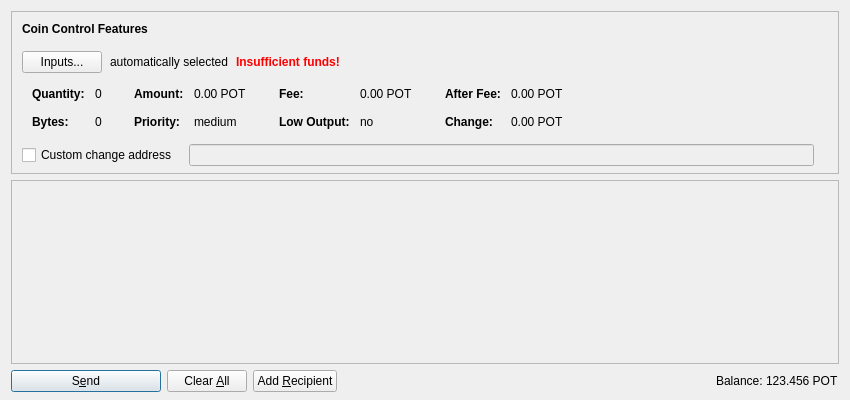
<?xml version="1.0" encoding="UTF-8"?>
<ui version="4.0">
 <class>SendCoinsDialog</class>
 <widget class="QDialog" name="SendCoinsDialog">
  <property name="geometry">
   <rect>
    <x>0</x>
    <y>0</y>
    <width>850</width>
    <height>400</height>
   </rect>
  </property>
  <property name="windowTitle">
   <string>Send Coins</string>
  </property>
  <layout class="QVBoxLayout" name="verticalLayout" stretch="0,1,0">
   <property name="bottomMargin">
    <number>8</number>
   </property>
   <item>
    <widget class="QFrame" name="frameCoinControl">
     <property name="sizePolicy">
      <sizepolicy hsizetype="Expanding" vsizetype="Expanding">
       <horstretch>0</horstretch>
       <verstretch>0</verstretch>
      </sizepolicy>
     </property>
     <property name="maximumSize">
      <size>
       <width>16777215</width>
       <height>16777215</height>
      </size>
     </property>
     <property name="frameShape">
      <enum>QFrame::StyledPanel</enum>
     </property>
     <property name="frameShadow">
      <enum>QFrame::Sunken</enum>
     </property>
     <layout class="QVBoxLayout" name="verticalLayoutCoinControl2">
      <property name="spacing">
       <number>0</number>
      </property>
      <property name="leftMargin">
       <number>0</number>
      </property>
      <property name="topMargin">
       <number>0</number>
      </property>
      <property name="rightMargin">
       <number>0</number>
      </property>
      <property name="bottomMargin">
       <number>6</number>
      </property>
      <item>
       <layout class="QVBoxLayout" name="verticalLayoutCoinControl" stretch="0,0,0,0,1">
        <property name="spacing">
         <number>0</number>
        </property>
        <property name="leftMargin">
         <number>10</number>
        </property>
        <property name="topMargin">
         <number>10</number>
        </property>
        <item>
         <layout class="QHBoxLayout" name="horizontalLayoutCoinControl1">
          <property name="bottomMargin">
           <number>15</number>
          </property>
          <item>
           <widget class="QLabel" name="labelCoinControlFeatures">
            <property name="sizePolicy">
             <sizepolicy hsizetype="Preferred" vsizetype="Maximum">
              <horstretch>0</horstretch>
              <verstretch>0</verstretch>
             </sizepolicy>
            </property>
            <property name="font">
             <font>
              <weight>75</weight>
              <bold>true</bold>
             </font>
            </property>
            <property name="styleSheet">
             <string notr="true">font-weight:bold;</string>
            </property>
            <property name="text">
             <string>Coin Control Features</string>
            </property>
           </widget>
          </item>
         </layout>
        </item>
        <item>
         <layout class="QHBoxLayout" name="horizontalLayoutCoinControl2" stretch="0,0,0,0">
          <property name="spacing">
           <number>8</number>
          </property>
          <property name="bottomMargin">
           <number>10</number>
          </property>
          <item>
           <widget class="QPushButton" name="pushButtonCoinControl">
            <property name="styleSheet">
             <string notr="true"/>
            </property>
            <property name="text">
             <string>Inputs...</string>
            </property>
           </widget>
          </item>
          <item>
           <widget class="QLabel" name="labelCoinControlAutomaticallySelected">
            <property name="text">
             <string>automatically selected</string>
            </property>
            <property name="margin">
             <number>5</number>
            </property>
           </widget>
          </item>
          <item>
           <widget class="QLabel" name="labelCoinControlInsuffFunds">
            <property name="font">
             <font>
              <weight>75</weight>
              <bold>true</bold>
             </font>
            </property>
            <property name="styleSheet">
             <string notr="true">color:red;font-weight:bold;</string>
            </property>
            <property name="text">
             <string>Insufficient funds!</string>
            </property>
            <property name="margin">
             <number>5</number>
            </property>
           </widget>
          </item>
          <item>
           <spacer name="horizontalSpacerCoinControl">
            <property name="orientation">
             <enum>Qt::Horizontal</enum>
            </property>
            <property name="sizeHint" stdset="0">
             <size>
              <width>40</width>
              <height>1</height>
             </size>
            </property>
           </spacer>
          </item>
         </layout>
        </item>
        <item>
         <widget class="QWidget" name="widgetCoinControl" native="true">
          <property name="sizePolicy">
           <sizepolicy hsizetype="Preferred" vsizetype="Preferred">
            <horstretch>0</horstretch>
            <verstretch>0</verstretch>
           </sizepolicy>
          </property>
          <property name="minimumSize">
           <size>
            <width>0</width>
            <height>0</height>
           </size>
          </property>
          <property name="styleSheet">
           <string notr="true"/>
          </property>
          <layout class="QHBoxLayout" name="horizontalLayoutCoinControl5">
           <property name="leftMargin">
            <number>0</number>
           </property>
           <property name="topMargin">
            <number>0</number>
           </property>
           <property name="rightMargin">
            <number>0</number>
           </property>
           <property name="bottomMargin">
            <number>0</number>
           </property>
           <item>
            <layout class="QHBoxLayout" name="horizontalLayoutCoinControl3" stretch="0,0,0,1">
             <property name="spacing">
              <number>20</number>
             </property>
             <property name="topMargin">
              <number>0</number>
             </property>
             <property name="bottomMargin">
              <number>10</number>
             </property>
             <item>
              <layout class="QFormLayout" name="formLayoutCoinControl1">
               <property name="horizontalSpacing">
                <number>10</number>
               </property>
               <property name="verticalSpacing">
                <number>14</number>
               </property>
               <property name="leftMargin">
                <number>10</number>
               </property>
               <property name="topMargin">
                <number>4</number>
               </property>
               <property name="rightMargin">
                <number>6</number>
               </property>
               <item row="0" column="0">
                <widget class="QLabel" name="labelCoinControlQuantityText">
                 <property name="font">
                  <font>
                   <weight>75</weight>
                   <bold>true</bold>
                  </font>
                 </property>
                 <property name="text">
                  <string>Quantity:</string>
                 </property>
                 <property name="margin">
                  <number>0</number>
                 </property>
                </widget>
               </item>
               <item row="0" column="1">
                <widget class="QLabel" name="labelCoinControlQuantity">
                 <property name="cursor">
                  <cursorShape>IBeamCursor</cursorShape>
                 </property>
                 <property name="contextMenuPolicy">
                  <enum>Qt::ActionsContextMenu</enum>
                 </property>
                 <property name="text">
                  <string notr="true">0</string>
                 </property>
                 <property name="margin">
                  <number>0</number>
                 </property>
                 <property name="textInteractionFlags">
                  <set>Qt::LinksAccessibleByMouse|Qt::TextSelectableByKeyboard|Qt::TextSelectableByMouse</set>
                 </property>
                </widget>
               </item>
               <item row="1" column="0">
                <widget class="QLabel" name="labelCoinControlBytesText">
                 <property name="font">
                  <font>
                   <weight>75</weight>
                   <bold>true</bold>
                  </font>
                 </property>
                 <property name="text">
                  <string>Bytes:</string>
                 </property>
                </widget>
               </item>
               <item row="1" column="1">
                <widget class="QLabel" name="labelCoinControlBytes">
                 <property name="cursor">
                  <cursorShape>IBeamCursor</cursorShape>
                 </property>
                 <property name="contextMenuPolicy">
                  <enum>Qt::ActionsContextMenu</enum>
                 </property>
                 <property name="text">
                  <string notr="true">0</string>
                 </property>
                 <property name="textInteractionFlags">
                  <set>Qt::LinksAccessibleByMouse|Qt::TextSelectableByKeyboard|Qt::TextSelectableByMouse</set>
                 </property>
                </widget>
               </item>
              </layout>
             </item>
             <item>
              <layout class="QFormLayout" name="formLayoutCoinControl2">
               <property name="horizontalSpacing">
                <number>10</number>
               </property>
               <property name="verticalSpacing">
                <number>14</number>
               </property>
               <property name="leftMargin">
                <number>6</number>
               </property>
               <property name="topMargin">
                <number>4</number>
               </property>
               <property name="rightMargin">
                <number>6</number>
               </property>
               <item row="0" column="0">
                <widget class="QLabel" name="labelCoinControlAmountText">
                 <property name="font">
                  <font>
                   <weight>75</weight>
                   <bold>true</bold>
                  </font>
                 </property>
                 <property name="text">
                  <string>Amount:</string>
                 </property>
                 <property name="margin">
                  <number>0</number>
                 </property>
                </widget>
               </item>
               <item row="0" column="1">
                <widget class="QLabel" name="labelCoinControlAmount">
                 <property name="cursor">
                  <cursorShape>IBeamCursor</cursorShape>
                 </property>
                 <property name="contextMenuPolicy">
                  <enum>Qt::ActionsContextMenu</enum>
                 </property>
                 <property name="text">
                  <string notr="true">0.00 POT</string>
                 </property>
                 <property name="textInteractionFlags">
                  <set>Qt::LinksAccessibleByMouse|Qt::TextSelectableByKeyboard|Qt::TextSelectableByMouse</set>
                 </property>
                </widget>
               </item>
               <item row="1" column="0">
                <widget class="QLabel" name="labelCoinControlPriorityText">
                 <property name="font">
                  <font>
                   <weight>75</weight>
                   <bold>true</bold>
                  </font>
                 </property>
                 <property name="text">
                  <string>Priority:</string>
                 </property>
                </widget>
               </item>
               <item row="1" column="1">
                <widget class="QLabel" name="labelCoinControlPriority">
                 <property name="cursor">
                  <cursorShape>IBeamCursor</cursorShape>
                 </property>
                 <property name="contextMenuPolicy">
                  <enum>Qt::ActionsContextMenu</enum>
                 </property>
                 <property name="text">
                  <string notr="true">medium</string>
                 </property>
                 <property name="textInteractionFlags">
                  <set>Qt::LinksAccessibleByMouse|Qt::TextSelectableByKeyboard|Qt::TextSelectableByMouse</set>
                 </property>
                </widget>
               </item>
              </layout>
             </item>
             <item>
              <layout class="QFormLayout" name="formLayoutCoinControl3">
               <property name="horizontalSpacing">
                <number>10</number>
               </property>
               <property name="verticalSpacing">
                <number>14</number>
               </property>
               <property name="leftMargin">
                <number>6</number>
               </property>
               <property name="topMargin">
                <number>4</number>
               </property>
               <property name="rightMargin">
                <number>6</number>
               </property>
               <item row="0" column="0">
                <widget class="QLabel" name="labelCoinControlFeeText">
                 <property name="font">
                  <font>
                   <weight>75</weight>
                   <bold>true</bold>
                  </font>
                 </property>
                 <property name="text">
                  <string>Fee:</string>
                 </property>
                 <property name="margin">
                  <number>0</number>
                 </property>
                </widget>
               </item>
               <item row="0" column="1">
                <widget class="QLabel" name="labelCoinControlFee">
                 <property name="cursor">
                  <cursorShape>IBeamCursor</cursorShape>
                 </property>
                 <property name="contextMenuPolicy">
                  <enum>Qt::ActionsContextMenu</enum>
                 </property>
                 <property name="text">
                  <string notr="true">0.00 POT</string>
                 </property>
                 <property name="textInteractionFlags">
                  <set>Qt::LinksAccessibleByMouse|Qt::TextSelectableByKeyboard|Qt::TextSelectableByMouse</set>
                 </property>
                </widget>
               </item>
               <item row="1" column="0">
                <widget class="QLabel" name="labelCoinControlLowOutputText">
                 <property name="font">
                  <font>
                   <weight>75</weight>
                   <bold>true</bold>
                  </font>
                 </property>
                 <property name="text">
                  <string>Low Output:</string>
                 </property>
                </widget>
               </item>
               <item row="1" column="1">
                <widget class="QLabel" name="labelCoinControlLowOutput">
                 <property name="cursor">
                  <cursorShape>IBeamCursor</cursorShape>
                 </property>
                 <property name="contextMenuPolicy">
                  <enum>Qt::ActionsContextMenu</enum>
                 </property>
                 <property name="text">
                  <string notr="true">no</string>
                 </property>
                 <property name="textInteractionFlags">
                  <set>Qt::LinksAccessibleByMouse|Qt::TextSelectableByKeyboard|Qt::TextSelectableByMouse</set>
                 </property>
                </widget>
               </item>
              </layout>
             </item>
             <item>
              <layout class="QFormLayout" name="formLayoutCoinControl4">
               <property name="horizontalSpacing">
                <number>10</number>
               </property>
               <property name="verticalSpacing">
                <number>14</number>
               </property>
               <property name="leftMargin">
                <number>6</number>
               </property>
               <property name="topMargin">
                <number>4</number>
               </property>
               <property name="rightMargin">
                <number>6</number>
               </property>
               <item row="0" column="0">
                <widget class="QLabel" name="labelCoinControlAfterFeeText">
                 <property name="font">
                  <font>
                   <weight>75</weight>
                   <bold>true</bold>
                  </font>
                 </property>
                 <property name="text">
                  <string>After Fee:</string>
                 </property>
                 <property name="margin">
                  <number>0</number>
                 </property>
                </widget>
               </item>
               <item row="0" column="1">
                <widget class="QLabel" name="labelCoinControlAfterFee">
                 <property name="cursor">
                  <cursorShape>IBeamCursor</cursorShape>
                 </property>
                 <property name="contextMenuPolicy">
                  <enum>Qt::ActionsContextMenu</enum>
                 </property>
                 <property name="text">
                  <string notr="true">0.00 POT</string>
                 </property>
                 <property name="textInteractionFlags">
                  <set>Qt::LinksAccessibleByMouse|Qt::TextSelectableByKeyboard|Qt::TextSelectableByMouse</set>
                 </property>
                </widget>
               </item>
               <item row="1" column="0">
                <widget class="QLabel" name="labelCoinControlChangeText">
                 <property name="font">
                  <font>
                   <weight>75</weight>
                   <bold>true</bold>
                  </font>
                 </property>
                 <property name="text">
                  <string>Change:</string>
                 </property>
                </widget>
               </item>
               <item row="1" column="1">
                <widget class="QLabel" name="labelCoinControlChange">
                 <property name="cursor">
                  <cursorShape>IBeamCursor</cursorShape>
                 </property>
                 <property name="contextMenuPolicy">
                  <enum>Qt::ActionsContextMenu</enum>
                 </property>
                 <property name="text">
                  <string notr="true">0.00 POT</string>
                 </property>
                 <property name="textInteractionFlags">
                  <set>Qt::LinksAccessibleByMouse|Qt::TextSelectableByKeyboard|Qt::TextSelectableByMouse</set>
                 </property>
                </widget>
               </item>
              </layout>
             </item>
            </layout>
           </item>
          </layout>
         </widget>
        </item>
        <item>
         <layout class="QHBoxLayout" name="horizontalLayoutCoinControl4" stretch="0,0,0">
          <property name="spacing">
           <number>12</number>
          </property>
          <property name="sizeConstraint">
           <enum>QLayout::SetDefaultConstraint</enum>
          </property>
          <property name="topMargin">
           <number>5</number>
          </property>
          <property name="rightMargin">
           <number>5</number>
          </property>
          <item>
           <widget class="QCheckBox" name="checkBoxCoinControlChange">
            <property name="toolTip">
             <string>If this is activated, but the change address is empty or invalid, change will be sent to a newly generated address.</string>
            </property>
            <property name="text">
             <string>Custom change address</string>
            </property>
           </widget>
          </item>
          <item>
           <widget class="QValidatedLineEdit" name="lineEditCoinControlChange">
            <property name="enabled">
             <bool>false</bool>
            </property>
            <property name="sizePolicy">
             <sizepolicy hsizetype="Expanding" vsizetype="Fixed">
              <horstretch>0</horstretch>
              <verstretch>0</verstretch>
             </sizepolicy>
            </property>
           </widget>
          </item>
          <item>
           <widget class="QLabel" name="labelCoinControlChangeLabel">
            <property name="sizePolicy">
             <sizepolicy hsizetype="Preferred" vsizetype="Expanding">
              <horstretch>0</horstretch>
              <verstretch>0</verstretch>
             </sizepolicy>
            </property>
            <property name="minimumSize">
             <size>
              <width>0</width>
              <height>0</height>
             </size>
            </property>
            <property name="text">
             <string/>
            </property>
            <property name="margin">
             <number>3</number>
            </property>
           </widget>
          </item>
         </layout>
        </item>
        <item>
         <spacer name="verticalSpacerCoinControl">
          <property name="orientation">
           <enum>Qt::Vertical</enum>
          </property>
          <property name="sizeHint" stdset="0">
           <size>
            <width>800</width>
            <height>1</height>
           </size>
          </property>
         </spacer>
        </item>
       </layout>
      </item>
     </layout>
    </widget>
   </item>
   <item>
    <widget class="QScrollArea" name="scrollArea">
     <property name="widgetResizable">
      <bool>true</bool>
     </property>
     <widget class="QWidget" name="scrollAreaWidgetContents">
      <property name="geometry">
       <rect>
        <x>0</x>
        <y>0</y>
        <width>830</width>
        <height>178</height>
       </rect>
      </property>
      <layout class="QVBoxLayout" name="verticalLayout_2" stretch="0,1">
       <property name="leftMargin">
        <number>0</number>
       </property>
       <property name="topMargin">
        <number>0</number>
       </property>
       <property name="rightMargin">
        <number>0</number>
       </property>
       <property name="bottomMargin">
        <number>0</number>
       </property>
       <item>
        <layout class="QVBoxLayout" name="entries">
         <property name="spacing">
          <number>6</number>
         </property>
        </layout>
       </item>
       <item>
        <spacer name="verticalSpacer">
         <property name="orientation">
          <enum>Qt::Vertical</enum>
         </property>
         <property name="sizeHint" stdset="0">
          <size>
           <width>20</width>
           <height>40</height>
          </size>
         </property>
        </spacer>
       </item>
      </layout>
     </widget>
    </widget>
   </item>
   <item>
    <layout class="QHBoxLayout" name="horizontalLayout">
     <item>
      <widget class="QPushButton" name="sendButton">
       <property name="minimumSize">
        <size>
         <width>150</width>
         <height>0</height>
        </size>
       </property>
       <property name="toolTip">
        <string>Confirm the send action</string>
       </property>
       <property name="text">
        <string>S&amp;end</string>
       </property>
       <property name="icon">
        <iconset resource="../bitcoin.qrc">
         <normaloff>:/icons/send</normaloff>:/icons/send</iconset>
       </property>
       <property name="default">
        <bool>true</bool>
       </property>
      </widget>
     </item>
     <item>
      <widget class="QPushButton" name="clearButton">
       <property name="sizePolicy">
        <sizepolicy hsizetype="Minimum" vsizetype="Fixed">
         <horstretch>0</horstretch>
         <verstretch>0</verstretch>
        </sizepolicy>
       </property>
       <property name="toolTip">
        <string>Clear all fields of the form.</string>
       </property>
       <property name="text">
        <string>Clear &amp;All</string>
       </property>
       <property name="icon">
        <iconset resource="../bitcoin.qrc">
         <normaloff>:/icons/remove</normaloff>:/icons/remove</iconset>
       </property>
       <property name="autoRepeatDelay">
        <number>300</number>
       </property>
       <property name="autoDefault">
        <bool>false</bool>
       </property>
      </widget>
     </item>
     <item>
      <widget class="QPushButton" name="addButton">
       <property name="toolTip">
        <string>Send to multiple recipients at once</string>
       </property>
       <property name="text">
        <string>Add &amp;Recipient</string>
       </property>
       <property name="icon">
        <iconset resource="../bitcoin.qrc">
         <normaloff>:/icons/add</normaloff>:/icons/add</iconset>
       </property>
       <property name="autoDefault">
        <bool>false</bool>
       </property>
      </widget>
     </item>
     <item>
      <spacer name="horizontalSpacer">
       <property name="orientation">
        <enum>Qt::Horizontal</enum>
       </property>
       <property name="sizeHint" stdset="0">
        <size>
         <width>40</width>
         <height>20</height>
        </size>
       </property>
      </spacer>
     </item>
     <item>
      <layout class="QHBoxLayout" name="horizontalLayout_2">
       <property name="spacing">
        <number>3</number>
       </property>
       <item>
        <widget class="QLabel" name="label">
         <property name="sizePolicy">
          <sizepolicy hsizetype="Preferred" vsizetype="Fixed">
           <horstretch>0</horstretch>
           <verstretch>0</verstretch>
          </sizepolicy>
         </property>
         <property name="text">
          <string>Balance:</string>
         </property>
        </widget>
       </item>
       <item>
        <widget class="QLabel" name="labelBalance">
         <property name="sizePolicy">
          <sizepolicy hsizetype="Preferred" vsizetype="Fixed">
           <horstretch>0</horstretch>
           <verstretch>0</verstretch>
          </sizepolicy>
         </property>
         <property name="cursor">
          <cursorShape>IBeamCursor</cursorShape>
         </property>
         <property name="text">
          <string notr="true">123.456 POT</string>
         </property>
         <property name="textInteractionFlags">
          <set>Qt::LinksAccessibleByMouse|Qt::TextSelectableByKeyboard|Qt::TextSelectableByMouse</set>
         </property>
        </widget>
       </item>
      </layout>
     </item>
    </layout>
   </item>
  </layout>
 </widget>
 <customwidgets>
  <customwidget>
   <class>QValidatedLineEdit</class>
   <extends>QLineEdit</extends>
   <header>qvalidatedlineedit.h</header>
  </customwidget>
 </customwidgets>
 <resources>
  <include location="../bitcoin.qrc"/>
 </resources>
 <connections/>
</ui>
